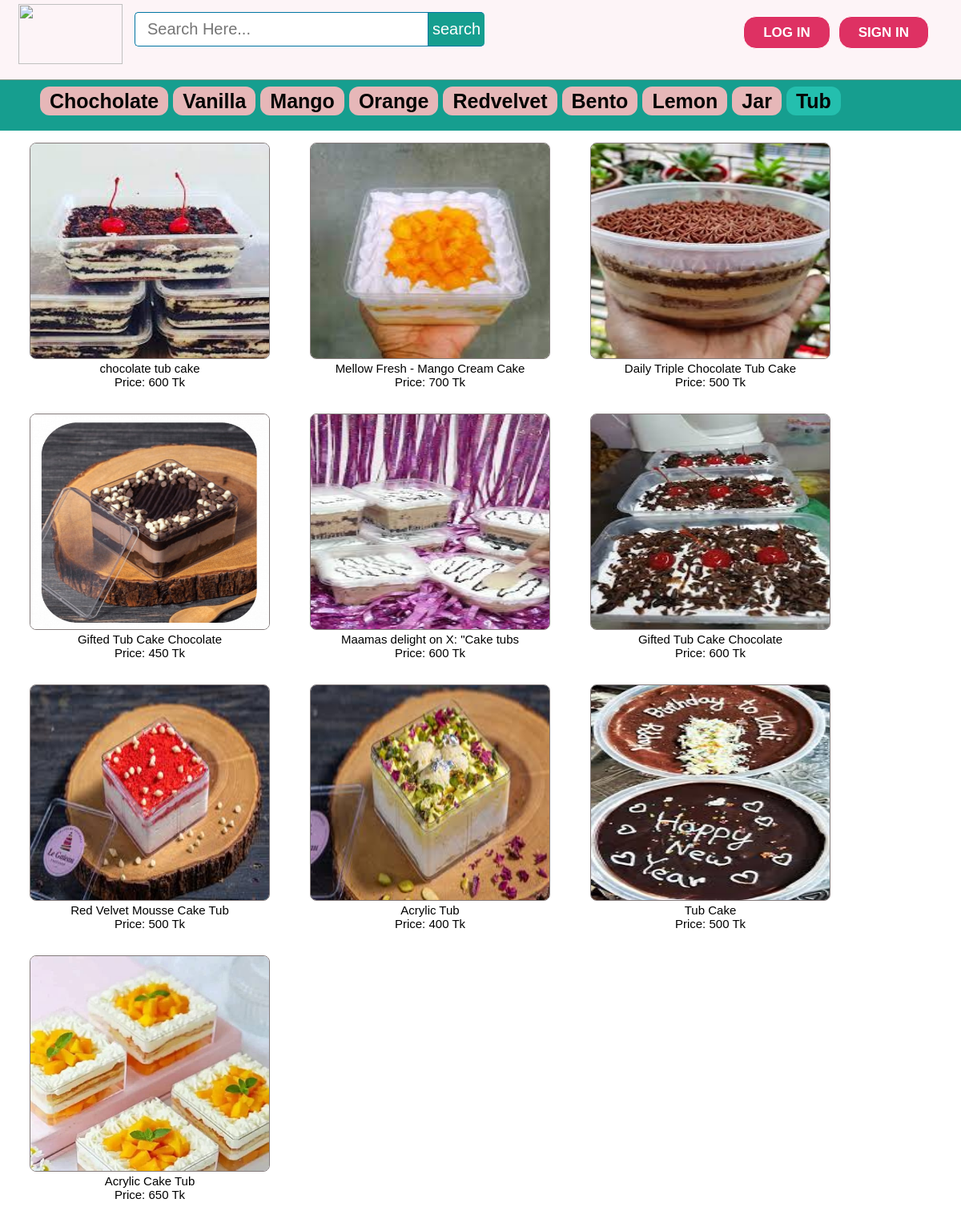
Screenshot of /OurProducts/tub.php with the database file from the repository.
### tables this page shows
CREATE TABLE `products` (
  `id` int(11) NOT NULL,
  `pName` varchar(100) NOT NULL,
  `price` int(11) NOT NULL,
  `piece` int(11) NOT NULL,
  `description` text NOT NULL,
  `available` int(11) NOT NULL,
  `item` varchar(100) NOT NULL,
  `pCode` varchar(20) NOT NULL,
  `picture` text NOT NULL
);

### OurProducts/tub.php (the view, shortened to what this page needs)
<?php include ( "../inc/connect.inc.php" ); ?>
<!DOCTYPE html>
<html>
<head>
	<link rel="stylesheet" type="text/css" href="../css/style.css">
</head>
<body>
	<?php include ( "../inc/mainheader.inc.php" ); ?>
	<div class="categolis">
		<table>
			<tr>
				<th>
					<a href="chocholate.php" style="text-decoration: none;color: #040403;padding: 4px 12px;background-color: #e6b7b8;border-radius: 12px;">Chocholate</a>
				</th>
				<th><a href="vanilla.php" style="text-decoration: none;color: #040403;padding: 4px 12px;background-color:#e6b7b8;border-radius: 12px;">Vanilla</a></th>
				<th><a href="mango.php" style="text-decoration: none;color: #040403;padding: 4px 12px;background-color:#e6b7b8;border-radius: 12px;">Mango</a></th>
				<th><a href="orange.php" style="text-decoration: none;color: #040403;padding: 4px 12px;background-color:#e6b7b8 ;border-radius: 12px;">Orange</a></th>
				<th><a href="redVelvet.php" style="text-decoration: none;color: #040403;padding: 4px 12px;background-color:#e6b7b8;border-radius: 12px;">Redvelvet</a></th>
				<th><a href="bento.php" style="text-decoration: none;color: #040403;padding: 4px 12px;background-color: #e6b7b8;border-radius: 12px;">Bento</a></th>
				<th><a href="lemon.php" style="text-decoration: none;color: #040403;padding: 4px 12px;background-color: #e6b7b8;border-radius: 12px;">Lemon</a></th>
				<th><a href="jar.php" style="text-decoration: none;color: #040403;padding: 4px 12px;background-color: #e6b7b8;border-radius: 12px;">Jar</a></th>
				<th><a href="tub.php" style="text-decoration: none;color: #040403;padding: 4px 12px;background-color: #24bfae;border-radius: 12px;">Tub</a></th>
			</tr>
		</table>
	</div>
	<div style="padding: 15px 0px; font-size: 15px; margin: 0 auto; display: table; width: 98%;">
		<div>
		<?php
			$getposts = mysqli_query($con, "SELECT * FROM products WHERE available >='1' AND item ='tub'  ORDER BY id DESC LIMIT 10") or die(mysqlI_error($con));
					if (mysqli_num_rows($getposts)) {
					echo '<ul id="recs">';
					while ($row = mysqli_fetch_assoc($getposts)) {
						$id = $row['id'];
						$pName = $row['pName'];
						$price = $row['price'];
						$picture = $row['picture'];
						echo '
							<ul style="float: left;">
								<li style="float: left; padding: 0px 25px 25px 25px;">
									<div class="home-prodlist-img"><a href="view_product.php?pid='.$id.'">
										<img src="../image/product/tub/'.$picture.'" class="home-prodlist-imgi">
										</a>
										<div style="text-align: center; padding: 0 0 6px 0;"> <span style="font-size: 15px;">'.$pName.'</span><br> Price: '.$price.' Tk</div>
									</div>
								</li>
							</ul>
						';
						}
				}
		?>
		</div>
	</div>
</body>
</html>

### css/style.css (style rules this page uses)
html, body, div, span, applet, object, iframe, h1, h2, h3, h4, h5, h6, p, blockquote, pre, a, abbr, acronym, address, big, cite, code, del, dfn, em, img, ins, kbd, q, s, samp, small, strike, strong, sub, sup, tt, var, b, u, i, center, dl, dt, dd, ol, ul, li, fieldset, form, label, legend, table, caption, tbody, tfoot, thead, tr, th, td, article, aside, canvas, details, embed, figure, figcaption, footer, header, hgroup, menu, nav, output, ruby, section, summary, time, mark, audio, video { margin: 0; padding: 0; border: 0; font: inherit; vertical-align: baseline; box-sizing: border-box; }
body { line-height: normal; }
ol, ul { list-style: none; }
table { border-collapse: collapse; border-spacing: 0; }
* { margin: 0px; padding: 0px; }
body, button, input, label, select, td, textarea { font-family: Arial, Helvetica, tahoma,verdana,arial,sans-serif; font-size: 12px; }
body { width: 100%; position: relative; background-color: #ffffff; min-width: 1080px; }
.home-prodlist-imgi { height: 270px; width: 300px; padding: 0px; border: 1px solid #847b7b; border-radius: 8px; }
.categolis { line-height: 1.3; font-weight: bold; color: #fff; padding: 110px 0px 20px 50px; background-color: #169e8f; text-align: center; font-size: 25px; }
.categolis table tbody tr th { padding: 0px 6px 0px 0px; }

### rows the page displays
products: picture (picture), pName "chocolate tub cake", price "600"
products: picture (picture), pName "Mellow Fresh - Mango Cream Cake", price "700"
products: picture (picture), pName "Daily Triple Chocolate Tub Cake", price "500"
products: picture (picture), pName "Gifted Tub Cake Chocolate", price "450"
products: picture (picture), pName "Maamas delight on X: \"Cake tubs", price "600"
products: picture (picture), pName "Gifted Tub Cake Chocolate", price "600"
products: picture (picture), pName "Red Velvet Mousse Cake Tub", price "500"
products: picture (picture), pName "Acrylic Tub", price "400"
products: picture (picture), pName "Tub Cake", price "500"
products: picture (picture), pName "Acrylic Cake Tub", price "650"
